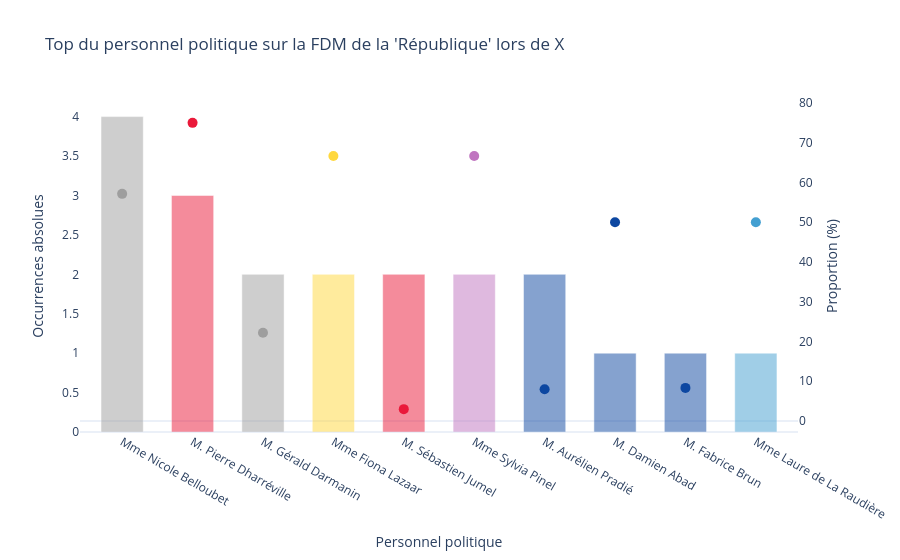

Notebook source saved alongside this figure:
### Code cell
diachronique_séquences_personnel(
    df_regroup,
    couleurs_groupes=couleurs_groupes,
    jours=["2019-04-03"], 
    periode="jours",
    seuil_min_true=1,
    top_n=10,
    titre="Top du personnel politique sur la FDM de la 'République' lors de X"
)

### Figure 1 — Plotly figure (JSON) as saved in the notebook; plotly's stock layout.template omitted (floating-point values rounded to 4 significant figures)
{"data": [{"hovertemplate": "<b>nom_orateur_clean</b><br>Occurrences : %{y}<extra></extra>", "marker": {"color": "#9E9E9E"}, "name": "Mme Nicole Belloubet (VA)", "opacity": 0.5, "showlegend": false, "type": "bar", "x": ["Mme Nicole Belloubet"], "y": [4], "yaxis": "y"}, {"hovertemplate": "<b>nom_orateur_clean</b><br>Proportion : %{y}<extra></extra>", "line": {"color": "#9E9E9E", "width": 3}, "marker": {"size": 10, "symbol": "circle"}, "name": "Mme Nicole Belloubet (%)", "showlegend": false, "type": "scatter", "x": ["Mme Nicole Belloubet"], "y": [57.14], "yaxis": "y2"}, {"hovertemplate": "<b>nom_orateur_clean</b><br>Occurrences : %{y}<extra></extra>", "marker": {"color": "#ea193a"}, "name": "M. Pierre Dharréville (VA)", "opacity": 0.5, "showlegend": false, "type": "bar", "x": ["M. Pierre Dharréville"], "y": [3], "yaxis": "y"}, {"hovertemplate": "<b>nom_orateur_clean</b><br>Proportion : %{y}<extra></extra>", "line": {"color": "#ea193a", "width": 3}, "marker": {"size": 10, "symbol": "circle"}, "name": "M. Pierre Dharréville (%)", "showlegend": false, "type": "scatter", "x": ["M. Pierre Dharréville"], "y": [75], "yaxis": "y2"}, {"hovertemplate": "<b>nom_orateur_clean</b><br>Occurrences : %{y}<extra></extra>", "marker": {"color": "#9E9E9E"}, "name": "M. Gérald Darmanin (VA)", "opacity": 0.5, "showlegend": false, "type": "bar", "x": ["M. Gérald Darmanin"], "y": [2], "yaxis": "y"}, {"hovertemplate": "<b>nom_orateur_clean</b><br>Proportion : %{y}<extra></extra>", "line": {"color": "#9E9E9E", "width": 3}, "marker": {"size": 10, "symbol": "circle"}, "name": "M. Gérald Darmanin (%)", "showlegend": false, "type": "scatter", "x": ["M. Gérald Darmanin"], "y": [22.22], "yaxis": "y2"}, {"hovertemplate": "<b>nom_orateur_clean</b><br>Occurrences : %{y}<extra></extra>", "marker": {"color": "#FFD83E"}, "name": "Mme Fiona Lazaar (VA)", "opacity": 0.5, "showlegend": false, "type": "bar", "x": ["Mme Fiona Lazaar"], "y": [2], "yaxis": "y"}, {"hovertemplate": "<b>nom_orateur_clean</b><br>Proportion : %{y}<extra></extra>", "line": {"color": "#FFD83E", "width": 3}, "marker": {"size": 10, "symbol": "circle"}, "name": "Mme Fiona Lazaar (%)", "showlegend": false, "type": "scatter", "x": ["Mme Fiona Lazaar"], "y": [66.67], "yaxis": "y2"}, {"hovertemplate": "<b>nom_orateur_clean</b><br>Occurrences : %{y}<extra></extra>", "marker": {"color": "#ea193a"}, "name": "M. Sébastien Jumel (VA)", "opacity": 0.5, "showlegend": false, "type": "bar", "x": ["M. Sébastien Jumel"], "y": [2], "yaxis": "y"}, {"hovertemplate": "<b>nom_orateur_clean</b><br>Proportion : %{y}<extra></extra>", "line": {"color": "#ea193a", "width": 3}, "marker": {"size": 10, "symbol": "circle"}, "name": "M. Sébastien Jumel (%)", "showlegend": false, "type": "scatter", "x": ["M. Sébastien Jumel"], "y": [2.985], "yaxis": "y2"}, {"hovertemplate": "<b>nom_orateur_clean</b><br>Occurrences : %{y}<extra></extra>", "marker": {"color": "#C075C0"}, "name": "Mme Sylvia Pinel (VA)", "opacity": 0.5, "showlegend": false, "type": "bar", "x": ["Mme Sylvia Pinel"], "y": [2], "yaxis": "y"}, {"hovertemplate": "<b>nom_orateur_clean</b><br>Proportion : %{y}<extra></extra>", "line": {"color": "#C075C0", "width": 3}, "marker": {"size": 10, "symbol": "circle"}, "name": "Mme Sylvia Pinel (%)", "showlegend": false, "type": "scatter", "x": ["Mme Sylvia Pinel"], "y": [66.67], "yaxis": "y2"}, {"hovertemplate": "<b>nom_orateur_clean</b><br>Occurrences : %{y}<extra></extra>", "marker": {"color": "#0D47A1"}, "name": "M. Aurélien Pradié (VA)", "opacity": 0.5, "showlegend": false, "type": "bar", "x": ["M. Aurélien Pradié"], "y": [2], "yaxis": "y"}, {"hovertemplate": "<b>nom_orateur_clean</b><br>Proportion : %{y}<extra></extra>", "line": {"color": "#0D47A1", "width": 3}, "marker": {"size": 10, "symbol": "circle"}, "name": "M. Aurélien Pradié (%)", "showlegend": false, "type": "scatter", "x": ["M. Aurélien Pradié"], "y": [8], "yaxis": "y2"}, {"hovertemplate": "<b>nom_orateur_clean</b><br>Occurrences : %{y}<extra></extra>", "marker": {"color": "#0D47A1"}, "name": "M. Damien Abad (VA)", "opacity": 0.5, "showlegend": false, "type": "bar", "x": ["M. Damien Abad"], "y": [1], "yaxis": "y"}, {"hovertemplate": "<b>nom_orateur_clean</b><br>Proportion : %{y}<extra></extra>", "line": {"color": "#0D47A1", "width": 3}, "marker": {"size": 10, "symbol": "circle"}, "name": "M. Damien Abad (%)", "showlegend": false, "type": "scatter", "x": ["M. Damien Abad"], "y": [50], "yaxis": "y2"}, {"hovertemplate": "<b>nom_orateur_clean</b><br>Occurrences : %{y}<extra></extra>", "marker": {"color": "#0D47A1"}, "name": "M. Fabrice Brun (VA)", "opacity": 0.5, "showlegend": false, "type": "bar", "x": ["M. Fabrice Brun"], "y": [1], "yaxis": "y"}, {"hovertemplate": "<b>nom_orateur_clean</b><br>Proportion : %{y}<extra></extra>", "line": {"color": "#0D47A1", "width": 3}, "marker": {"size": 10, "symbol": "circle"}, "name": "M. Fabrice Brun (%)", "showlegend": false, "type": "scatter", "x": ["M. Fabrice Brun"], "y": [8.333], "yaxis": "y2"}, {"hovertemplate": "<b>nom_orateur_clean</b><br>Occurrences : %{y}<extra></extra>", "marker": {"color": "#439FD1"}, "name": "Mme Laure de La Raudière (VA)", "opacity": 0.5, "showlegend": false, "type": "bar", "x": ["Mme Laure de La Raudière"], "y": [1], "yaxis": "y"}, {"hovertemplate": "<b>nom_orateur_clean</b><br>Proportion : %{y}<extra></extra>", "line": {"color": "#439FD1", "width": 3}, "marker": {"size": 10, "symbol": "circle"}, "name": "Mme Laure de La Raudière (%)", "showlegend": false, "type": "scatter", "x": ["Mme Laure de La Raudière"], "y": [50], "yaxis": "y2"}], "layout": {"bargap": 0.4, "legend": {"bgcolor": "rgba(255,255,255,0.7)", "x": 0.75, "y": 1.15}, "title": {"text": "Top du personnel politique sur la FDM de la 'République' lors de X"}, "xaxis": {"title": {"text": "Personnel politique"}}, "yaxis": {"showgrid": false, "title": {"text": "Occurrences absolues"}}, "yaxis2": {"overlaying": "y", "showgrid": false, "side": "right", "title": {"text": "Proportion (%)"}}}}
